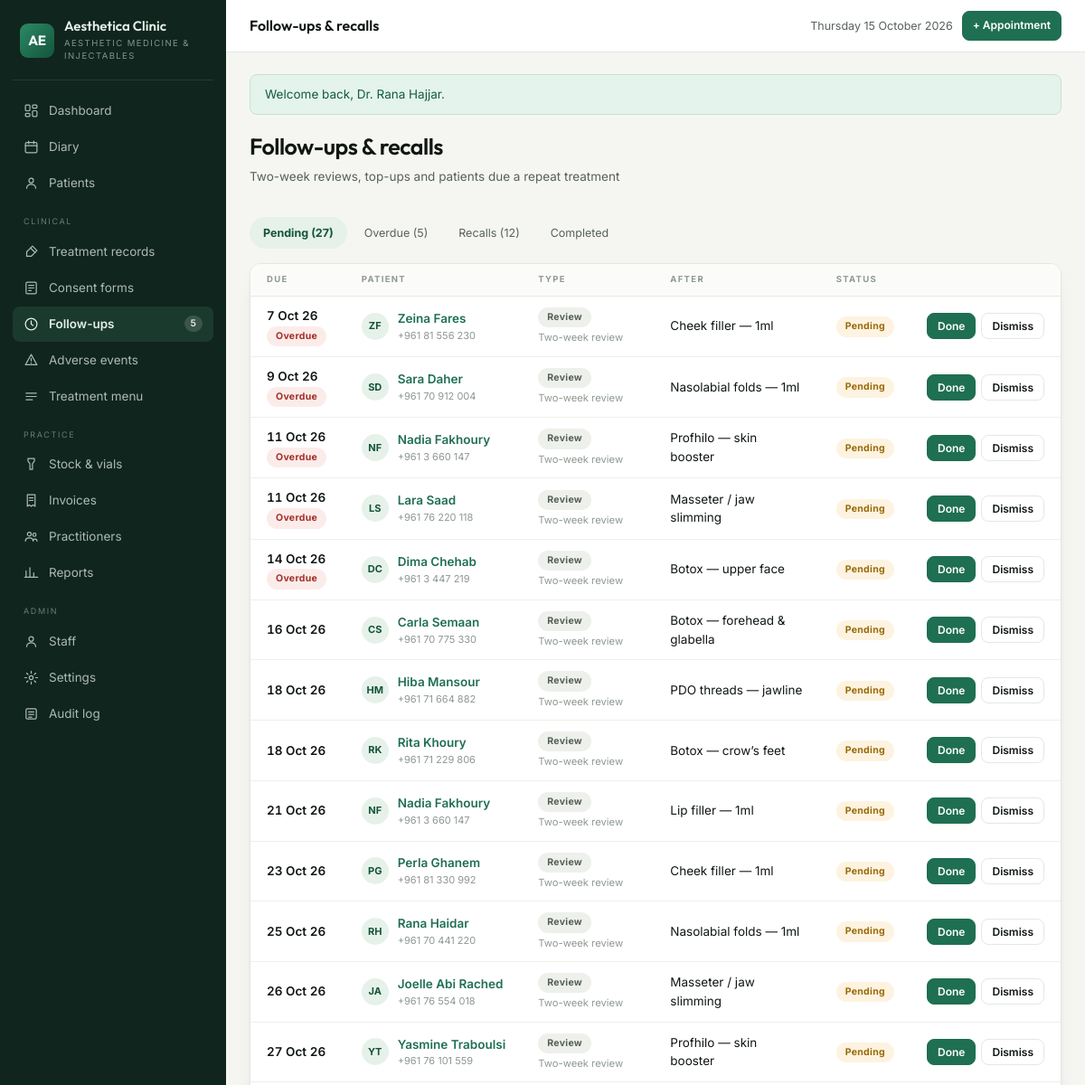
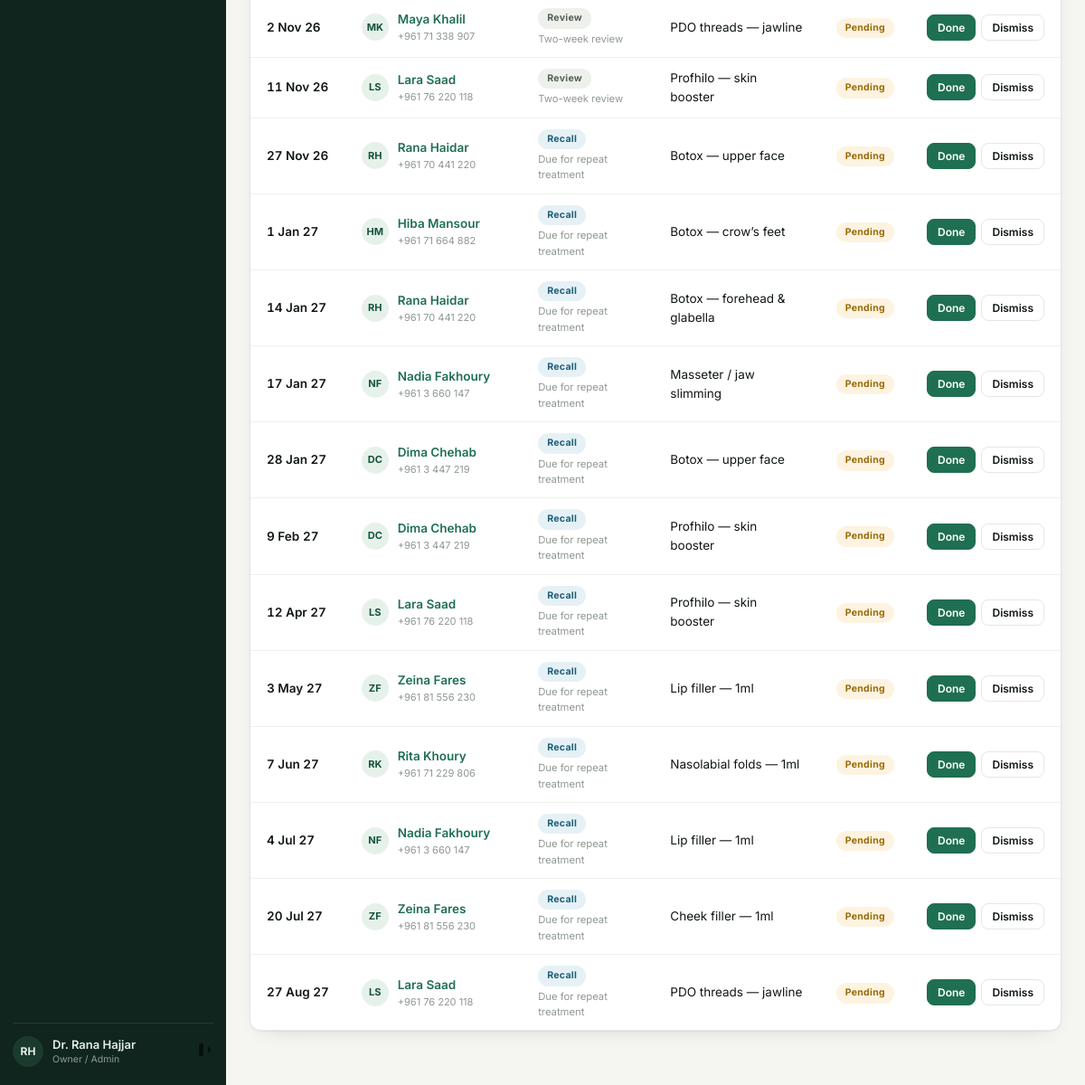
Screenshot of /followups (signed in) with the database file from the repository (2 pictures, top to bottom).
### tables this page shows
CREATE TABLE `follow_ups` (
  `id` int(10) unsigned NOT NULL AUTO_INCREMENT,
  `patient_id` int(10) unsigned NOT NULL,
  `treatment_record_id` int(10) unsigned DEFAULT NULL,
  `type` enum('review','top_up','recall','session') NOT NULL,
  `due_date` date NOT NULL,
  `status` enum('pending','done','dismissed') NOT NULL DEFAULT 'pending',
  `notes` varchar(255) DEFAULT NULL,
  `completed_at` datetime DEFAULT NULL,
  PRIMARY KEY (`id`),
  KEY `ix_follow_due` (`due_date`,`status`),
  KEY `ix_follow_patient` (`patient_id`),
  KEY `fk_follow_record` (`treatment_record_id`),
  CONSTRAINT `fk_follow_patient` FOREIGN KEY (`patient_id`) REFERENCES `patients` (`id`) ON DELETE CASCADE,
  CONSTRAINT `fk_follow_record` FOREIGN KEY (`treatment_record_id`) REFERENCES `treatment_records` (`id`) ON DELETE SET NULL
);

CREATE TABLE `patients` (
  `id` int(10) unsigned NOT NULL AUTO_INCREMENT,
  `code` varchar(20) NOT NULL COMMENT 'human reference, e.g. PT-00142',
  `full_name` varchar(140) NOT NULL,
  `date_of_birth` date DEFAULT NULL,
  `gender` enum('female','male','other') DEFAULT NULL,
  `phone` varchar(40) NOT NULL,
  `email` varchar(160) DEFAULT NULL,
  `address` varchar(255) DEFAULT NULL,
  `source` enum('instagram','referral','walk_in','google','facebook','other') NOT NULL DEFAULT 'other',
  `notes` text DEFAULT NULL,
  `created_by` int(10) unsigned DEFAULT NULL,
  `created_at` datetime NOT NULL DEFAULT current_timestamp(),
  `updated_at` datetime NOT NULL DEFAULT current_timestamp() ON UPDATE current_timestamp(),
  PRIMARY KEY (`id`),
  UNIQUE KEY `uq_patients_code` (`code`),
  KEY `ix_patients_name` (`full_name`),
  KEY `ix_patients_phone` (`phone`),
  KEY `fk_patients_user` (`created_by`),
  CONSTRAINT `fk_patients_user` FOREIGN KEY (`created_by`) REFERENCES `users` (`id`) ON DELETE SET NULL
);

CREATE TABLE `treatments` (
  `id` int(10) unsigned NOT NULL AUTO_INCREMENT,
  `name` varchar(140) NOT NULL,
  `category` enum('toxin','filler','thread','skinbooster','consultation','other') NOT NULL,
  `duration_min` smallint(5) unsigned NOT NULL DEFAULT 30,
  `price` decimal(10,2) NOT NULL DEFAULT 0.00,
  `price_type` enum('fixed','per_unit','per_ml') NOT NULL DEFAULT 'fixed',
  `requires_consent` tinyint(1) NOT NULL DEFAULT 1,
  `followup_days` smallint(5) unsigned DEFAULT NULL COMMENT 'review due after N days',
  `recall_days` smallint(5) unsigned DEFAULT NULL COMMENT 'recall patient after N days',
  `aftercare_id` int(10) unsigned DEFAULT NULL,
  `description` text DEFAULT NULL,
  `is_active` tinyint(1) NOT NULL DEFAULT 1,
  PRIMARY KEY (`id`),
  KEY `ix_treatments_cat` (`category`),
  KEY `fk_treat_aftercare` (`aftercare_id`),
  CONSTRAINT `fk_treat_aftercare` FOREIGN KEY (`aftercare_id`) REFERENCES `aftercare_templates` (`id`) ON DELETE SET NULL
);

### app/Core/View.php (called while the page is built, shortened)
<?php
final class View
{
    private static string $base = '';
    public static function setBase(string $base): void
    {
        self::$base = rtrim($base, '/');
    }
    public static function url(string $path = '/'): string
    {
        return self::$base . '/' . ltrim($path, '/');
    }
    public static function render(string $template, array $data = []): void
    {
        $content = self::capture($template, $data);
    }
    public static function capture(string $template, array $data = []): string
    {
        extract($data, EXTR_SKIP);
        require __DIR__ . "/../Views/$template.php";
        return (string) ob_get_clean();
    }
}

### app/Core/Controller.php (called while the page is built, shortened)
<?php
abstract class Controller
{
    protected function view(string $template, array $data = []): void
    {
        View::render($template, $data);
    }
    protected function query(string $key, ?string $default = null): ?string
    {
        $v = $_GET[$key] ?? $default;
        return is_string($v) ? trim($v) : $default;
    }
}

### app/Controllers/FollowUpController.php (called while the page is built, shortened)
<?php
final class FollowUpController extends Controller
{
    public function index(): void
    {
        $filter = $this->query('filter', 'pending');
        $where = match ($filter) {
            'overdue' => "f.status = 'pending' AND f.due_date < CURDATE()",
            'recall'  => "f.status = 'pending' AND f.type = 'recall'",
            'done'    => "f.status = 'done'",
            default   => "f.status = 'pending'",
        };
        $this->view('followups/index', [
            'title'  => 'Follow-ups & recalls',
            'filter' => $filter,
            'items'  => DB::all(
                "SELECT f.*, p.full_name AS patient_name, p.code, p.phone,
                        t.name AS treatment_name
                   FROM follow_ups f
                   JOIN patients p ON p.id = f.patient_id
                   LEFT JOIN treatment_records r ON r.id = f.treatment_record_id
                   LEFT JOIN treatments t ON t.id = r.treatment_id
                  WHERE $where
                  ORDER BY f.due_date ASC LIMIT 200"
            ),
            'counts' => [
                'pending' => (int) DB::value("SELECT COUNT(*) FROM follow_ups WHERE status='pending'"),
                'overdue' => (int) DB::value("SELECT COUNT(*) FROM follow_ups WHERE status='pending' AND due_date < CURDATE()"),
                'recall'  => (int) DB::value("SELECT COUNT(*) FROM follow_ups WHERE status='pending' AND type='recall'"),
            ],
        ]);
    }
}

### public/index.php (called while the page is built, shortened)
<?php
require __DIR__ . '/../app/Core/View.php';
require __DIR__ . '/../app/helpers.php';
$config = require __DIR__ . '/../config/config.php';
date_default_timezone_set($config['app']['timezone']);
$uri = $_SERVER['REQUEST_URI'] ?? '/';
$router = new Router();
try {
    $router->dispatch($_SERVER['REQUEST_METHOD'] ?? 'GET', $uri ?: '/');
} catch (Throwable $e) {
    http_response_code(500);
    if ($config['app']['debug']) {
        echo '<pre style="padding:20px;font:13px/1.6 monospace">'
            . htmlspecialchars($e->getMessage() . "\n\n" . $e->getTraceAsString()) . '</pre>';
    } else {
        View::render('errors/500', ['title' => 'Something went wrong']);
    }
}

### app/helpers.php (called while the page is built, shortened)
<?php
if (!function_exists('e')) {
    function e(mixed $value): string
    {
        return htmlspecialchars((string) $value, ENT_QUOTES | ENT_SUBSTITUTE, 'UTF-8');
    }
}
if (!function_exists('url')) {
    function url(string $path = '/'): string
    {
        return View::url($path);
    }
}
if (!function_exists('d')) {
    function d(?string $value, string $format = 'j M Y'): string
    {
        return $value ? date($format, strtotime($value)) : '—';
    }
}
if (!function_exists('statusClass')) {
    function statusClass(string $status): string
    {
        return match ($status) {
            'completed' => 'ok',
            'in_room'   => 'live',
            'arrived'   => 'live',
            'confirmed' => 'info',
            'booked'    => 'muted',
            'no_show'   => 'bad',
            'cancelled' => 'bad',
            'paid'      => 'ok',
            'partial'   => 'warn',
            'unpaid'    => 'bad',
            'void'      => 'muted',
            'pending'   => 'warn',
            'done'      => 'ok',
            'dismissed' => 'muted',
            'mild'      => 'info',
            'moderate'  => 'warn',
            'severe'    => 'bad',
            default     => 'muted',
        };
    }
}
if (!function_exists('label')) {
    function label(string $value): string
    {
        return ucfirst(str_replace('_', ' ', $value));
    }
}
if (!function_exists('initials')) {
    function initials(string $name): string
    {
        $clean = trim(str_replace(['Dr.', 'Dr'], '', $name));
        $parts = preg_split('/\s+/', $clean) ?: [];
        return strtoupper(mb_substr($parts[0] ?? '?', 0, 1) . mb_substr($parts[1] ?? '', 0, 1));
    }
}

### app/Core/Database.php (called while the page is built, shortened)
<?php
final class Database
{
    private static ?PDO $pdo = null;
    public static function connect(array $cfg): void
    {
        $dsn = "mysql:host={$cfg['host']};dbname={$cfg['name']};charset={$cfg['charset']}";
        self::$pdo = new PDO($dsn, $cfg['user'], $cfg['pass'], [
            PDO::ATTR_ERRMODE            => PDO::ERRMODE_EXCEPTION,
            PDO::ATTR_DEFAULT_FETCH_MODE => PDO::FETCH_ASSOC,
            PDO::ATTR_EMULATE_PREPARES   => false,
        ]);
    }
    public static function pdo(): PDO
    {
        return self::$pdo;
    }
    public static function run(string $sql, array $params = []): PDOStatement
    {
        $stmt = self::pdo()->prepare($sql);
        $stmt->execute($params);
        return $stmt;
    }
    public static function all(string $sql, array $params = []): array
    {
        return self::run($sql, $params)->fetchAll();
    }
}

### app/Views/followups/index.php (the view, shortened to what this page needs)
<div class="ph">
  <div><h1>Follow-ups &amp; recalls</h1>
    <p class="lead">Two-week reviews, top-ups and patients due a repeat treatment</p></div>
</div>
<div class="tabs">
  <a class="<?= $filter === 'pending' ? 'on' : '' ?>" href="<?= url('/followups?filter=pending') ?>">
    Pending (<?= $counts['pending'] ?>)</a>
  <a class="<?= $filter === 'overdue' ? 'on' : '' ?>" href="<?= url('/followups?filter=overdue') ?>">
    Overdue (<?= $counts['overdue'] ?>)</a>
  <a class="<?= $filter === 'recall' ? 'on' : '' ?>" href="<?= url('/followups?filter=recall') ?>">
    Recalls (<?= $counts['recall'] ?>)</a>
  <a class="<?= $filter === 'done' ? 'on' : '' ?>" href="<?= url('/followups?filter=done') ?>">Completed</a>
</div>
<div class="card"><div class="tw">
  <table>
    <thead><tr><th>Due</th><th>Patient</th><th>Type</th><th>After</th><th>Status</th><th></th></tr></thead>
    <tbody>
    <?php foreach ($items as $f):
      $overdue = $f['status'] === 'pending' && $f['due_date'] < date('Y-m-d'); ?>
      <tr>
        <td class="time"><?= d($f['due_date'], 'j M y') ?>
          <?php if ($overdue): ?><br><span class="pill bad">Overdue</span><?php endif; ?></td>
        <td><a class="who" href="<?= url('/patients/' . $f['patient_id']) ?>">
          <span class="av"><?= e(initials($f['patient_name'])) ?></span>
          <span><span class="nm"><?= e($f['patient_name']) ?></span><small><?= e($f['phone']) ?></small></span></a></td>
        <td><span class="pill <?= $f['type'] === 'recall' ? 'info' : 'muted' ?>"><?= e(label($f['type'])) ?></span>
          <small style="display:block;color:var(--faint);margin-top:3px"><?= e($f['notes']) ?></small></td>
        <td><?= e($f['treatment_name'] ?? '—') ?></td>
        <td><span class="pill <?= statusClass($f['status']) ?>"><?= e(label($f['status'])) ?></span></td>
        <td class="num">
          <?php if ($f['status'] === 'pending'): ?>
            <form method="post" action="<?= url('/followups/' . $f['id'] . '/done') ?>" style="display:inline-flex;gap:6px">
              <button class="btn sm" name="action" value="done" type="submit">Done</button>
              <button class="btn ghost sm" name="action" value="dismiss" type="submit">Dismiss</button>
            </form>
          <?php endif; ?>
        </td>
      </tr>
    <?php endforeach; ?>
    </tbody>
  </table>
</div></div>

### app/Core/Router.php (shortened to what this page needs)
<?php
final class Router
{
    private array $routes = ['GET' => [], 'POST' => []];
    private function add(string $method, string $pattern, string $handler, ?string $permission): void
    {
        $regex = '#^' . preg_replace('#\{[a-z_]+\}#', '([0-9]+)', rtrim($pattern, '/')) . '/?$#';
        [$controller, $action] = explode('@', $handler);
        $this->routes[$method][] = [$regex, $controller, $action, $permission];
    }
    public function dispatch(string $method, string $uri): void
    {
        $path = '/' . trim(parse_url($uri, PHP_URL_PATH) ?: '/', '/');
        foreach ($this->routes[$method] ?? [] as [$regex, $controller, $action, $permission]) {
            if (!preg_match($regex, $path, $m)) {
                continue;
            }
            array_shift($m);
            (new $class())->{$action}(...array_map('intval', $m));
            return;
        }
    }
}

### public/assets/css/app.css (style rules this page uses)
:root { --bg:#f5f6f2; --panel:#ffffff; --side:#10251d; --side-2:#1b3a2e; --sidefg:#e3eee8; --fg:#101713; --muted:#566158; --faint:#8e9890; --line:#e5e8e1; --line-soft:#eef0ea; --a1:#1f6f52; --a2:#14543c; --aink:#ffffff; --soft:#e6f1ea; --warn:#9a6a08; --warn-bg:#fdf3e0; --bad:#a4302a; --bad-bg:#fbecea; --ok:#17865a; --ok-bg:#e4f3ec; --info:#1d5f7a; --info-bg:#e6f1f6; --radius:8px; --radius-lg:12px; --shadow:0 1px 2px rgba(16,23,19,.05), 0 8px 24px -16px rgba(16,23,19,.25); --sans:'Inter',-apple-system,BlinkMacSystemFont,'Segoe UI',Roboto,sans-serif; --display:'Outfit','Inter',sans-serif; }
*,*::before,*::after { box-sizing:border-box }
body { margin:0;background:var(--bg);color:var(--fg);font-family:var(--sans); font-size:14px;line-height:1.55;-webkit-font-smoothing:antialiased }
a { color:var(--a1);text-decoration:none }
h1,h2,h3,h4 { font-family:var(--display);font-weight:600;letter-spacing:-.02em;margin:0 }
.ph { display:flex;flex-wrap:wrap;gap:14px;align-items:flex-end;justify-content:space-between; margin-bottom:20px }
.ph h1 { font-size:25px }
.ph .lead { color:var(--muted);font-size:13.5px;margin-top:4px }
.btn { display:inline-flex;align-items:center;gap:7px;background:var(--a1);color:var(--aink); border:1px solid var(--a1);border-radius:var(--radius);padding:9px 16px;font-size:13px; font-weight:600;cursor:pointer;font-family:var(--sans);text-decoration:none;white-space:nowrap }
.btn.ghost { background:var(--panel);color:var(--fg);border-color:var(--line) }
.btn.sm { padding:6px 11px;font-size:12px }
.card { background:var(--panel);border:1px solid var(--line);border-radius:var(--radius-lg); box-shadow:var(--shadow);overflow:hidden }
.tw { overflow-x:auto }
table { width:100%;border-collapse:collapse }
th { text-align:left;font-size:9.5px;letter-spacing:.14em;text-transform:uppercase;color:var(--faint); font-weight:700;padding:10px 18px;border-bottom:1px solid var(--line);white-space:nowrap; background:#fbfcfa }
td { padding:11px 18px;border-bottom:1px solid var(--line-soft);vertical-align:middle;font-size:13.5px }
tbody tr:last-child td { border-bottom:0 }
td.num,th.num { text-align:right;font-variant-numeric:tabular-nums }
td.time { font-variant-numeric:tabular-nums;font-weight:600;white-space:nowrap }
.who { display:flex;align-items:center;gap:10px;min-width:0 }
.who .av { width:30px;height:30px;flex:0 0 30px;border-radius:50%;background:var(--soft); color:var(--a2);display:grid;place-items:center;font-size:11px;font-weight:700 }
.who .nm { font-weight:600;white-space:nowrap;overflow:hidden;text-overflow:ellipsis }
.who small { display:block;color:var(--faint);font-size:11px;font-weight:400 }
.pill { display:inline-block;padding:3px 10px;border-radius:99px;font-size:10.5px;font-weight:700; letter-spacing:.03em;white-space:nowrap }
.pill.warn { background:var(--warn-bg);color:var(--warn) }
.pill.bad { background:var(--bad-bg);color:var(--bad) }
.pill.info { background:var(--info-bg);color:var(--info) }
.pill.muted { background:#eef0ec;color:var(--muted) }
.tabs { display:flex;gap:4px;flex-wrap:wrap;margin-bottom:16px }
.tabs a { padding:7px 14px;border-radius:99px;font-size:12.5px;color:var(--muted); border:1px solid transparent }
.tabs a.on { background:var(--soft);color:var(--a2);font-weight:700;text-decoration:none }

### rows the page displays
follow_ups: due_date "7 Oct 26", shows "Overdue", patient.full_name "ZF", patient.full_name "Zeina Fares", patient.phone "+961 81 556 230", type "Review", notes "Two-week review", treatments.name "Cheek filler — 1ml", status "Pending"
follow_ups: due_date "9 Oct 26", shows "Overdue", patient.full_name "SD", patient.full_name "Sara Daher", patient.phone "+961 70 912 004", type "Review", notes "Two-week review", treatments.name "Nasolabial folds — 1ml", status "Pending"
follow_ups: due_date "11 Oct 26", shows "Overdue", patient.full_name "NF", patient.full_name "Nadia Fakhoury", patient.phone "+961 3 660 147", type "Review", notes "Two-week review", treatments.name "Profhilo — skin booster", status "Pending"
follow_ups: due_date "11 Oct 26", shows "Overdue", patient.full_name "LS", patient.full_name "Lara Saad", patient.phone "+961 76 220 118", type "Review", notes "Two-week review", treatments.name "Masseter / jaw slimming", status "Pending"
follow_ups: due_date "14 Oct 26", shows "Overdue", patient.full_name "DC", patient.full_name "Dima Chehab", patient.phone "+961 3 447 219", type "Review", notes "Two-week review", treatments.name "Botox — upper face", status "Pending"
follow_ups: due_date "16 Oct 26", patient.full_name "CS", patient.full_name "Carla Semaan", patient.phone "+961 70 775 330", type "Review", notes "Two-week review", treatments.name "Botox — forehead & glabella", status "Pending"
follow_ups: due_date "18 Oct 26", patient.full_name "HM", patient.full_name "Hiba Mansour", patient.phone "+961 71 664 882", type "Review", notes "Two-week review", treatments.name "PDO threads — jawline", status "Pending"
follow_ups: due_date "18 Oct 26", patient.full_name "RK", patient.full_name "Rita Khoury", patient.phone "+961 71 229 806", type "Review", notes "Two-week review", treatments.name "Botox — crow’s feet", status "Pending"
follow_ups: due_date "21 Oct 26", patient.full_name "NF", patient.full_name "Nadia Fakhoury", patient.phone "+961 3 660 147", type "Review", notes "Two-week review", treatments.name "Lip filler — 1ml", status "Pending"
follow_ups: due_date "23 Oct 26", patient.full_name "PG", patient.full_name "Perla Ghanem", patient.phone "+961 81 330 992", type "Review", notes "Two-week review", treatments.name "Cheek filler — 1ml", status "Pending"
follow_ups: due_date "25 Oct 26", patient.full_name "RH", patient.full_name "Rana Haidar", patient.phone "+961 70 441 220", type "Review", notes "Two-week review", treatments.name "Nasolabial folds — 1ml", status "Pending"
follow_ups: due_date "26 Oct 26", patient.full_name "JA", patient.full_name "Joelle Abi Rached", patient.phone "+961 76 554 018", type "Review", notes "Two-week review", treatments.name "Masseter / jaw slimming", status "Pending"
follow_ups: due_date "27 Oct 26", patient.full_name "YT", patient.full_name "Yasmine Traboulsi", patient.phone "+961 76 101 559", type "Review", notes "Two-week review", treatments.name "Profhilo — skin booster", status "Pending"
follow_ups: due_date "2 Nov 26", patient.full_name "MK", patient.full_name "Maya Khalil", patient.phone "+961 71 338 907", type "Review", notes "Two-week review", treatments.name "PDO threads — jawline", status "Pending"
follow_ups: due_date "11 Nov 26", patient.full_name "LS", patient.full_name "Lara Saad", patient.phone "+961 76 220 118", type "Review", notes "Two-week review", treatments.name "Profhilo — skin booster", status "Pending"
follow_ups: due_date "27 Nov 26", patient.full_name "RH", patient.full_name "Rana Haidar", patient.phone "+961 70 441 220", type "Recall", notes "Due for repeat treatment", treatments.name "Botox — upper face", status "Pending"
follow_ups: due_date "1 Jan 27", patient.full_name "HM", patient.full_name "Hiba Mansour", patient.phone "+961 71 664 882", type "Recall", notes "Due for repeat treatment", treatments.name "Botox — crow’s feet", status "Pending"
follow_ups: due_date "14 Jan 27", patient.full_name "RH", patient.full_name "Rana Haidar", patient.phone "+961 70 441 220", type "Recall", notes "Due for repeat treatment", treatments.name "Botox — forehead & glabella", status "Pending"
follow_ups: due_date "17 Jan 27", patient.full_name "NF", patient.full_name "Nadia Fakhoury", patient.phone "+961 3 660 147", type "Recall", notes "Due for repeat treatment", treatments.name "Masseter / jaw slimming", status "Pending"
follow_ups: due_date "28 Jan 27", patient.full_name "DC", patient.full_name "Dima Chehab", patient.phone "+961 3 447 219", type "Recall", notes "Due for repeat treatment", treatments.name "Botox — upper face", status "Pending"
follow_ups: due_date "9 Feb 27", patient.full_name "DC", patient.full_name "Dima Chehab", patient.phone "+961 3 447 219", type "Recall", notes "Due for repeat treatment", treatments.name "Profhilo — skin booster", status "Pending"
follow_ups: due_date "12 Apr 27", patient.full_name "LS", patient.full_name "Lara Saad", patient.phone "+961 76 220 118", type "Recall", notes "Due for repeat treatment", treatments.name "Profhilo — skin booster", status "Pending"
follow_ups: due_date "3 May 27", patient.full_name "ZF", patient.full_name "Zeina Fares", patient.phone "+961 81 556 230", type "Recall", notes "Due for repeat treatment", treatments.name "Lip filler — 1ml", status "Pending"
follow_ups: due_date "7 Jun 27", patient.full_name "RK", patient.full_name "Rita Khoury", patient.phone "+961 71 229 806", type "Recall", notes "Due for repeat treatment", treatments.name "Nasolabial folds — 1ml", status "Pending"
follow_ups: due_date "4 Jul 27", patient.full_name "NF", patient.full_name "Nadia Fakhoury", patient.phone "+961 3 660 147", type "Recall", notes "Due for repeat treatment", treatments.name "Lip filler — 1ml", status "Pending"
follow_ups: due_date "20 Jul 27", patient.full_name "ZF", patient.full_name "Zeina Fares", patient.phone "+961 81 556 230", type "Recall", notes "Due for repeat treatment", treatments.name "Cheek filler — 1ml", status "Pending"
follow_ups: due_date "27 Aug 27", patient.full_name "LS", patient.full_name "Lara Saad", patient.phone "+961 76 220 118", type "Recall", notes "Due for repeat treatment", treatments.name "PDO threads — jawline", status "Pending"

### other values shown
setting('clinic_name', 'Aesthetica') "Aesthetica Clinic"
setting('clinic_tagline', 'Clinic Suite') "AESTHETIC MEDICINE & INJECTABLES"
$due "5"
$f['message'] "Welcome back, Dr. Rana Hajjar."
